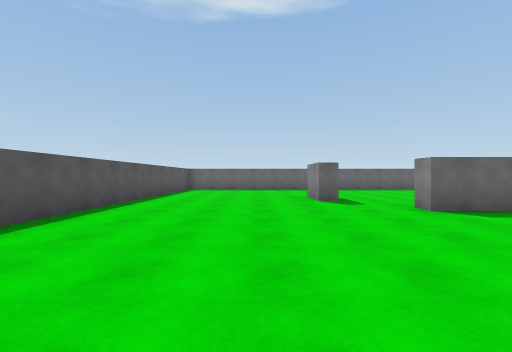
[1] (above)

14 first-person views from a walk through a Unity game level. The camera is 1.3 m above the floor, looks level and sees 90° across. The floor is counted in squares, 2 m on a side. Each view is taken from the middle of a square. On the plan, view 1 faces up. The plan holds only what a view shows up to about 9 squares ahead; the rest is blank. The player is left out.

[2]
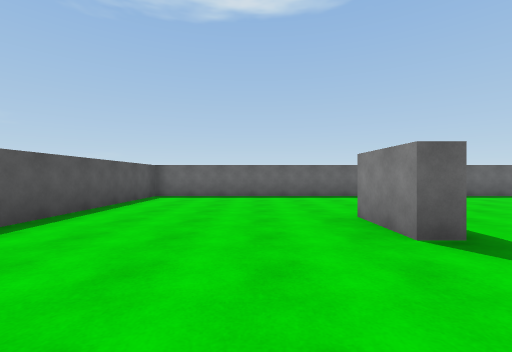

[3]
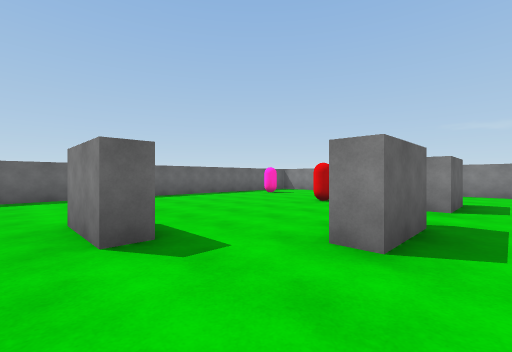

[4]
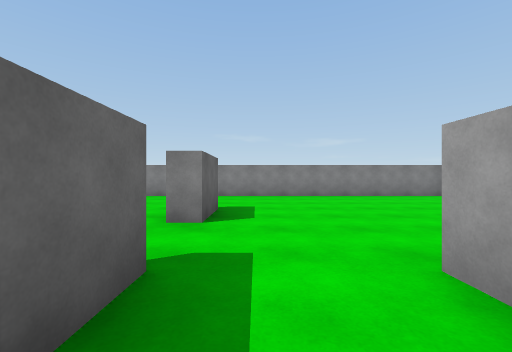

[5]
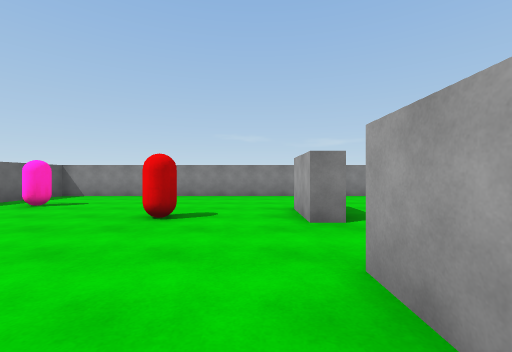

[6]
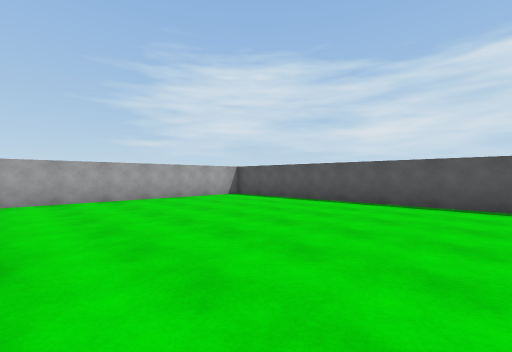

[7]
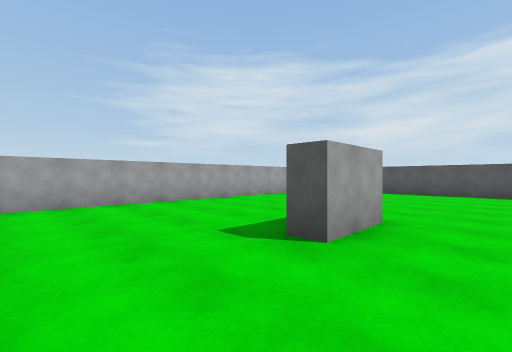

[8]
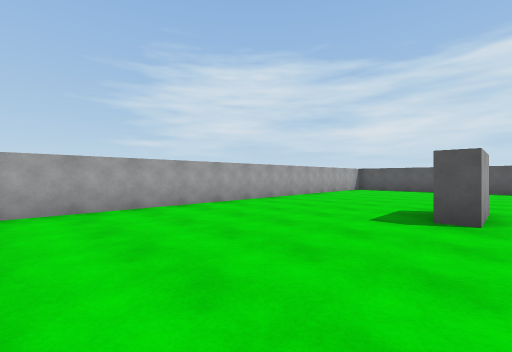

[9]
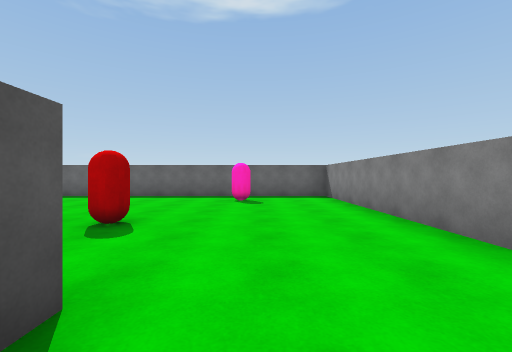

[10]
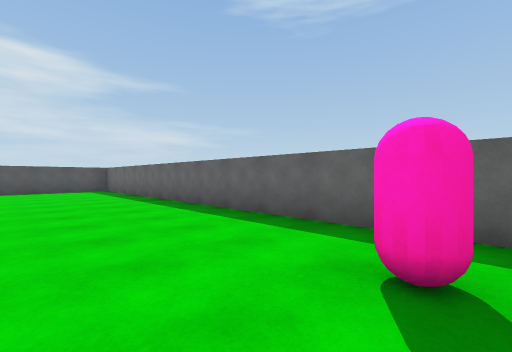

[11]
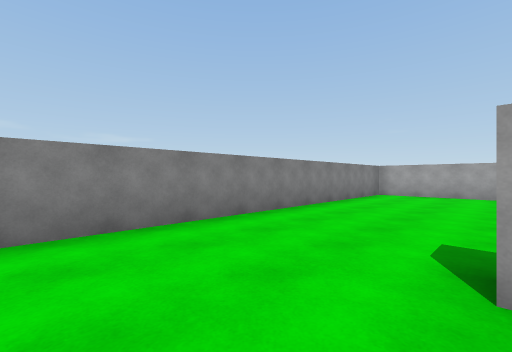

[12]
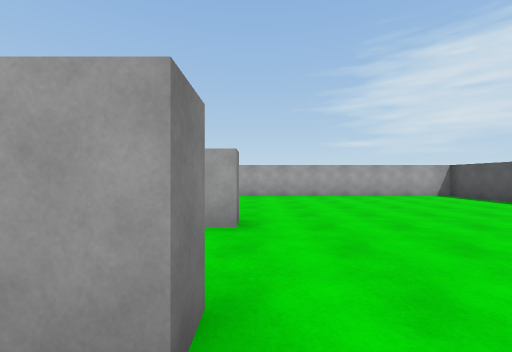

[13]
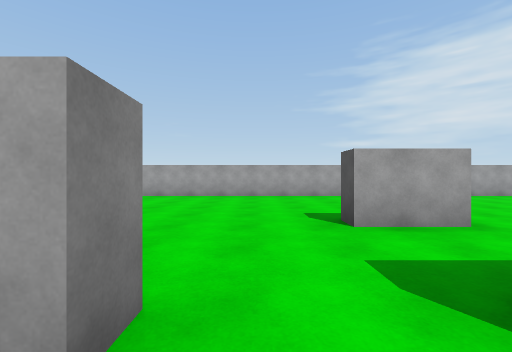

[14]
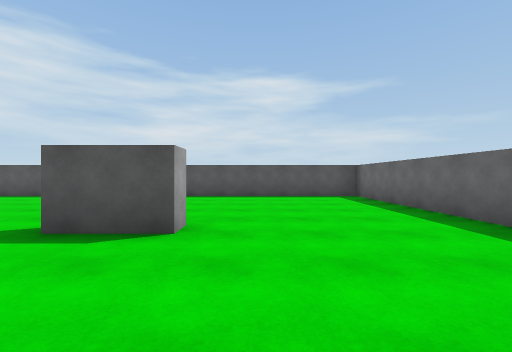

### Floor plan
Points are (right, up) in squares from view 1. A wall is a line through its corners. A room is listed if a view was taken in it or the views show most of it. See-through windows are left out.
Room 1 (views 1, 2, 3, 4, 5, 6, 7, 8, 9, 10, 11, 12, 13, 14)
walls: (4.8, 4.7) (3.3, 4.7) (3.3, 5.2) (4.8, 5.2); (2.1, 6.6) (1.6, 6.6) (1.6, 8.1) (2.1, 8.1) (2.1, 6.6); (3.1, 2.7) (4.7, 2.7) (4.7, 2.1); (8, 4.7) (6.6, 4.7) (6.6, 5.2) (8.1, 5.2); (-3.2, -2.2) (11.2, -2.2) (11.2, 12.3) (-3.2, 12.3) (-3.2, -2.2)
objects: other object (7, 7); other object (10, 11)

Where each view was taken, in squares from view 1:
view 1: 0 up, 0 right, facing up
view 2: 4 up, 0 right, facing up
view 3: 4 up, 1 right, facing up-right
view 4: 4 up, 3 right, facing right
view 5: 6 up, 3 right, facing right
view 6: 5 up, 3 right, facing down-left
view 7: 4 up, 7 right, facing down-left
view 8: 3 up, 9 right, facing down-left
view 9: 4 up, 9 right, facing up
view 10: 9 up, 9 right, facing up-left
view 11: 7 up, 8 right, facing down-right
view 12: 6 up, 3 right, facing down
view 13: 6 up, 6 right, facing down
view 14: 9 up, 5 right, facing left
